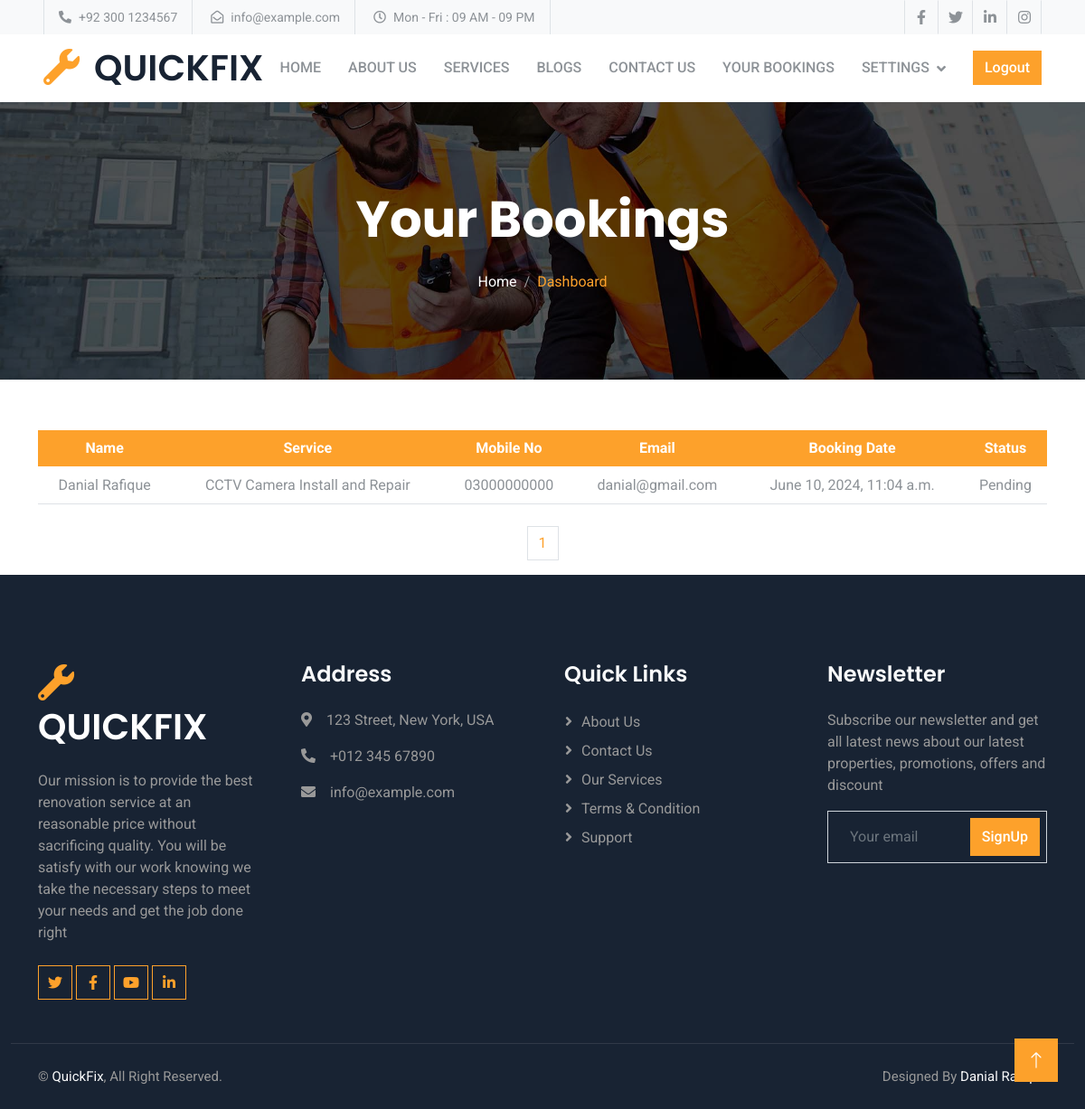
Page /user-dashboard/ (signed in) on the committed database.
### vendor/models.py (models this page shows, shortened)
class Booking(models.Model):
    STATUS_CHOICES = [
        ('Pending', 'Pending'),
        ('Booked', 'Booked'),
        ('Cancelled', 'Cancelled'),
    ]
    service = models.ForeignKey(Service, on_delete=models.CASCADE)
    user = models.ForeignKey(User, on_delete=models.CASCADE)
    booking_date = models.DateTimeField(default=timezone.now)
    mobile_no = models.CharField(max_length=11, null=True, blank=True)
    email = models.EmailField(null=True)
    first_name = models.CharField(max_length=30, null=True, blank=True)
    last_name = models.CharField(max_length=30, null=True, blank=True)
    username = models.CharField(max_length=30, null=True, blank=True)
    status = models.CharField(max_length=20, choices=STATUS_CHOICES, default='Pending')
    instruction = models.TextField(null=True , blank=True)

class Service(models.Model):
    user = models.ForeignKey(User,on_delete=models.CASCADE,blank=True ,null=True)
    service_title = models.CharField(max_length=50,null=True, blank=True)
    service_image = models.ImageField(upload_to='service_images/')
    categories=models.ForeignKey(Service_Category ,on_delete=models.CASCADE , blank=True ,null=True, related_name='services')
    description = HTMLField(null=True, blank=True)

### accounts/models.py (models this page shows, shortened)
class User(AbstractUser):
    is_admin = models.BooleanField('Is_admin' , default=False)
    is_customer = models.BooleanField('Is_customer' , default=False)
    is_vendor = models.BooleanField('Is_vendor' , default=False)
    CATAGORY_CHOICES = [('Punjab' ,'Punjab') ,('Sindh' ,'Sindh'),('Khyber Pakhtunkhwa','Khyber Pakhtunkhwa'),('Gilgit-Baltistan' ,'Gilgit-Baltistan') ,('Islamabad Capital Territory' ,'Islamabad Capital Territory'),('Balochistan','Balochistan'),]
    CATAGORY_EMP= [('Electrician' ,'Electrician'),('Plumber' ,'Plumber'),('Sweaper' ,'Sweaper'),('Carpenter' ,'Carpenter'),('Drain clean' ,'Drain clean'),('AC repair' ,'AC repair'),('Painting & Decorating' ,'Painting & Decorating'),]
    email = models.EmailField(null=True , unique=True)
    mobile_no = models.CharField(max_length=11 ,null=True, blank=True)
    address1 = models.CharField(max_length=200,default='abc')
    address2 = models.CharField(max_length=200,default='abc')
    city =  models.CharField(max_length=70 ,null=True, blank=True)
    province = models.CharField(choices=CATAGORY_CHOICES,default='Punjab', max_length=56)
    employee = models.CharField(choices=CATAGORY_EMP,default='none', max_length=100)
    cnic= models.CharField(max_length=13 ,null=True, blank=True)
    shop_reference = models.TextField(default='shop no address etc')
    vendor_image = models.ImageField(upload_to='vendor_profile_pics/')
    is_email_verified = models.BooleanField(default=False)
    email_verification_token = models.CharField(max_length=200 ,blank=True, null=True)

### vendor/views.py (the view)
# urls.py: path("user-dashboard/", user_dashboard_view, name="user_dashboard"),
@login_required
def user_dashboard_view(request):
    bookings = Booking.objects.filter(user=request.user).order_by('-id')
    booking_details = []
    for booking in bookings:
        service_creator = User.objects.get(id=booking.service.user_id)
        booking_detail = {
            'booking': booking,
            'service_creator': service_creator
        }
        booking_details.append(booking_detail)
    paginator = Paginator(booking_details , 10)
    page_number = request.GET.get('page')
    bookingfinal = paginator.get_page(page_number)
    totalpage = bookingfinal.paginator.num_pages
    context = {
        'booking_details': bookingfinal,
        'totalpagelist' : [n+1 for n in range(totalpage)]
    }
    return render(request, 'vendor/user_dashboard.html', context)

### vendor/templates/vendor/user_dashboard.html (shortened to what this page needs)
{% extends "base.html" %}
{% load static %}
{% block content %}
    <div class="container-fluid page-header py-5 mb-5 wow fadeIn" data-wow-delay="0.1s">
      <div class="container text-center py-5">
          <h1 class="display-4 text-white animated slideInDown mb-4">Your Bookings</h1>
          <nav aria-label="breadcrumb animated slideInDown">
              <ol class="breadcrumb justify-content-center mb-0">
                  <li class="breadcrumb-item"><a class="text-white" href="{% url "customer:home" %}">Home</a></li>
                  <li class="breadcrumb-item text-primary active" aria-current="page">Dashboard</li>
              </ol>
          </nav>
      </div>
  </div>
<div class="container py-2 wow fadeIn" data-wow-delay="0.3s">
  <div class="table-responsive-md">
    <table class="table text-center">
      <thead class="bg-primary text-white">
        <tr>
          <th scope="col">Name</th>
          <th scope="col">Service</th>
          <th scope="col">Mobile No</th>
          <th scope="col">Email</th>
          <th scope="col">Booking Date</th>
          <th scope="col">Status</th>
        </tr>
      </thead>
      <tbody>
        {% for booking_detail in booking_details %}
          <tr>
            <td>{{ booking_detail.service_creator.first_name }} {{ booking_detail.service_creator.last_name }}</td>
            <td>{{ booking_detail.booking.service.service_title }}</td>
            <td>{{ booking_detail.service_creator.mobile_no }}</td>
            <td>{{ booking_detail.service_creator.email }}</td>
            <td>{{ booking_detail.booking.booking_date }}</td>
            <td>
              {% if booking_detail.booking.status == "Booked" %}
                  <span>{{ booking_detail.booking.status }}</span>
              {% elif booking_detail.booking.status == "Cancelled" %}
                  <span>{{ booking_detail.booking.status }}</span>
              {% else %}
                  <span>{{ booking_detail.booking.status }}</span>
              {% endif %}
            </td>
          </tr>
        {% empty %}
          <tr>
            <td colspan="5">No bookings found.</td>
          </tr>
        {% endfor %}
      </tbody>
    </table>
  </div>
</div>
    <div class="container-fluid wow fadeIn" data-wow-delay="0.2s">
      <nav aria-label="Page navigation example wow fadeIn" data-wow-delay="0.1s">
       <ul class="pagination justify-content-center">
           {% for n in totalpagelist %}
           <li class="page-item"><a class="page-link" href="/user-dashboard/?page={{n}}">{{n}}</a></li>
           {% endfor %}
       </ul>
      </nav>
   </div>
{% endblock content %}

### customer/static/customer/css/style.css (style rules this page uses)
:root { --primary: #FDA12B; --secondary: #8D9297; --light: #F8F9FA; --dark: #182333; }
.page-header { background: linear-gradient(rgba(0, 0, 0, .65), rgba(0, 0, 0, .65)), url(../img/carousel-1.jpg) center center no-repeat; background-size: cover; }
.page-header .breadcrumb-item+.breadcrumb-item::before { color: #999999; }

### templates/base.html (style rules this page uses)
* { margin: 0; padding: 0; box-sizing: border-box; }

### rows in the picture
Booking: service_creator.first_name "Danial", service_creator.last_name "Rafique", booking.service.service_title "CCTV Camera Install and Repair", service_creator.mobile_no "03000000000", service_creator.email "danial@gmail.com", booking.booking_date "June 10, 2024, 11:04 a.m.", booking.status "Pending"

### other values in the picture
{{ n }} "1"
